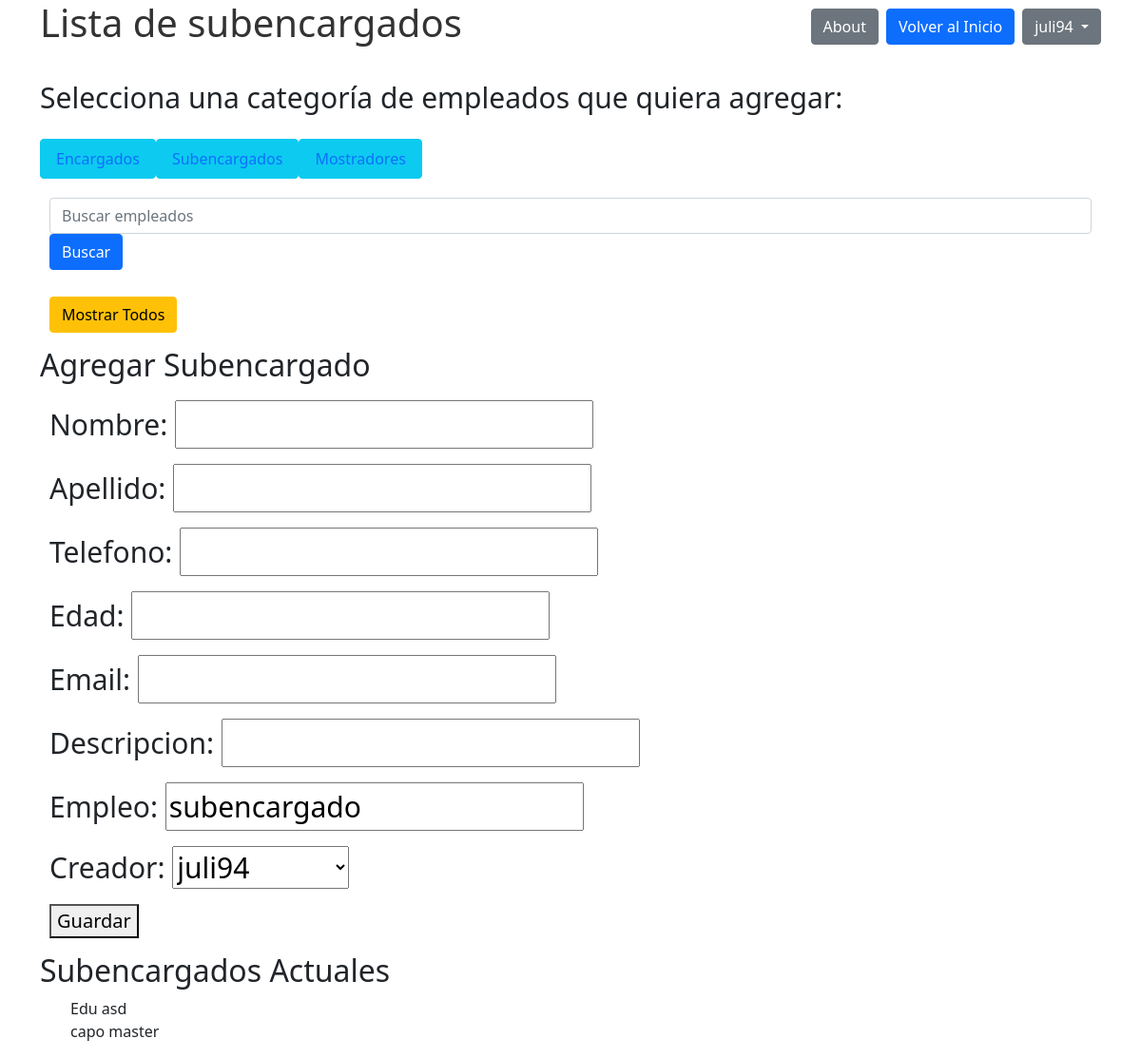
Page /empleados/subencargados/ (signed in) on the earlier database version.
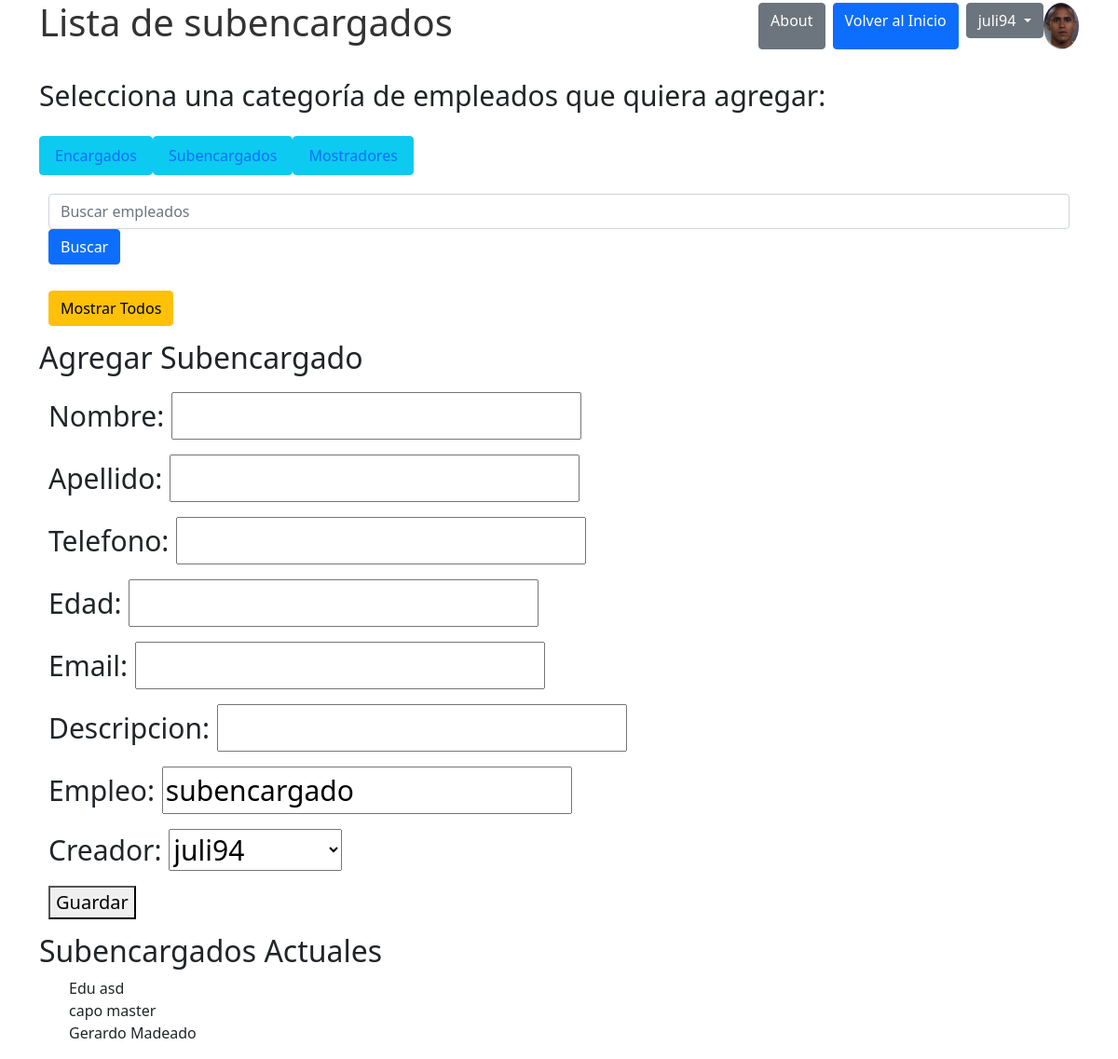
Same page on the later database version.
### empleados/models.py (models this page shows)
class subencargado(models.Model):
    Nombre = models.CharField(max_length=64)
    Apellido = models.CharField(max_length=64)
    telefono = models.CharField(max_length=20)
    edad = models.IntegerField()
    email = models.EmailField()
    descripcion = models.CharField(max_length=100)
    empleo = models.CharField(max_length=64, default='subencargado')
    creador = models.ForeignKey(User, on_delete=models.SET_NULL, null=True)

### perfiles/models.py (models this page shows, shortened)
class Avatar(models.Model):
    user = models.OneToOneField(User, on_delete=models.CASCADE, null=True)
    imagen = models.ImageField(upload_to='avatares', null=True, blank=True)

### empleados/views.py (the view)
# urls.py: path('subencargados/', views.subencargados, name='subencargados'),
@login_required
def subencargados(request):
    if request.method == 'POST':
        form = SubencargadoForm(request.POST)
        if form.is_valid():
            nuevo_subencargado = form.save(commit=False)
            nuevo_subencargado.creador = request.user
            nuevo_subencargado.save()
            return redirect('subencargados')
    else:
        form = SubencargadoForm(initial={'creador': request.user})
    subencargados = subencargado.objects.all()
    return render(request, 'subencargados.html', {'subencargados': subencargados, 'form': form})

### empleados/forms.py (shortened to what this page needs)
class SubencargadoForm(BaseEmpleadoForm):
    class Meta:
        model = subencargado
        fields = '__all__'

### empleados/templates de empleados/subencargados.html (shortened to what this page needs)
{% extends 'base.html' %}
{% block content %}
  <h2>Agregar Subencargado</h2>
  <form method="post">
    {{ form.as_p }}
    <button type="submit">Guardar</button>
  </form>
  <h2>Subencargados Actuales</h2>
  <ul>
    {% for subencargado in subencargados %}
      <li>{{ subencargado.Nombre }} {{ subencargado.Apellido }}</li>
    {% endfor %}
  </ul>
{% endblock %}

### templates_base/base.html (shortened to what this page needs)
{% load static %}
<!DOCTYPE html>
<html lang="es">
<head>
  <link rel="stylesheet" type="text/css" href="{% static 'css/css.css' %}">
  <link rel="stylesheet" href="https://cdn.jsdelivr.net/npm/bootstrap@5.1.3/dist/css/bootstrap.min.css">
</head>
<body>
  <div class="container">
    <div class="d-flex justify-content-between align-items-center mb-4">
      <h1>{% block heading %}Empleados{% endblock %}</h1>
      <div class="d-flex">
        <a href="{% url 'about' %}" class="btn btn-secondary me-2">About</a>
        <a href="{% url 'base' %}" class="btn btn-primary me-2">Volver al Inicio</a>
        {% if user.is_authenticated %}
          <div class="dropdown">
            <button class="btn btn-secondary dropdown-toggle" type="button" data-bs-toggle="dropdown" aria-expanded="false">
              {{ user.username }}
            </button>
          </div>
          {% if user.avatar %}
            <img src="{{ user.avatar.imagen.url }}" alt="Avatar de {{ user.username }}" class="img-fluid rounded-circle" style="max-width: 50px; max-height: 50px;">
          {% endif %}
        {% endif %}
      </div>
    </div>
    <p>Selecciona una categoría de empleados que quiera agregar:</p>
    <ul class="nav">
      <li class="nav-item"><a href="{% url 'encargados' %}" class="btn btn-info nav-link">Encargados</a></li>
      <li class="nav-item"><a href="{% url 'subencargados' %}" class="btn btn-info nav-link">Subencargados</a></li>
      <li class="nav-item"><a href="{% url 'mostradores' %}" class="btn btn-info nav-link">Mostradores</a></li>
    </ul>
    <form method="get" action="{% url 'busqueda' %}" class="mb-2">
      <input type="text" name="q" placeholder="Buscar empleados" class="form-control me-2">
      <button type="submit" class="btn btn-primary">Buscar</button>
    </form>
    <form method="get" action="{% url 'mostrarempleados' %}">
      <button type="submit" class="btn btn-warning">Mostrar Todos</button>
    </form>
    {% block content %}{% endblock %}
  </div>
</body>
</html>

Differences in the rows shown:
added subencargado: Nombre "Gerardo", Apellido "Madeado"
